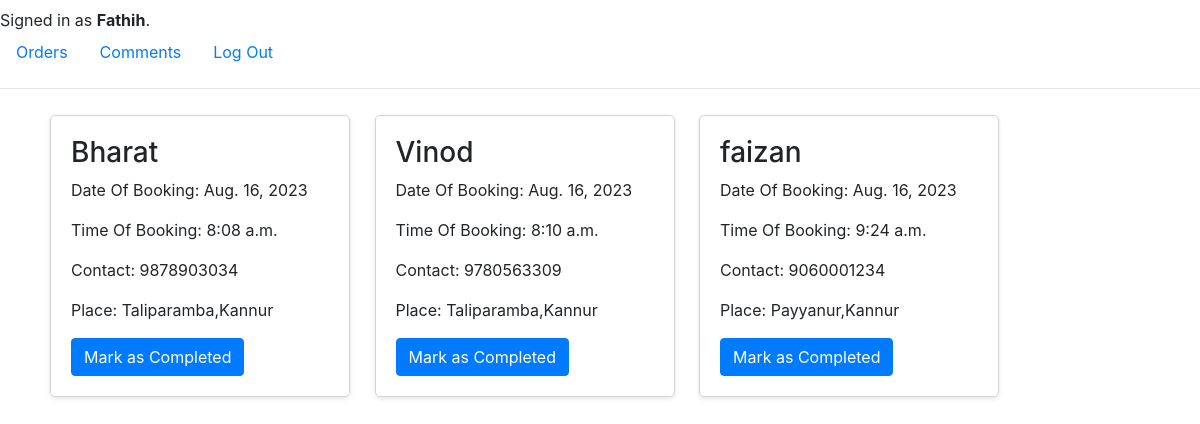
The page /orders (signed in) on the database its author committed.
### login/models.py (models this page shows, shortened)
class User(AbstractUser):
    certificate = models.FileField(upload_to='media/certificates', blank=True, null=True)
    phno=models.TextField(blank=True)
    def is_service_provider(self):
        return hasattr(self, 'sp')

class Booking(models.Model):
    user=models.ForeignKey(User, on_delete=models.CASCADE)
    sp=  models.ForeignKey(ServiceProvider, on_delete=models.CASCADE)
    datetime = models.DateTimeField(auto_now_add=True)
    viewed_at = models.DateTimeField(blank=True, null=True)
    district=models.TextField()
    city=models.TextField()
    complete=models.BooleanField(default=False)

### login/views.py (the view)
# urls.py: path("orders", views.orders, name="orders"),
def orders(request):
    if request.method=="POST":
        a=Booking.objects.get(id=request.POST['hidden-field'])
        a.complete=True
        a.save()
    if request.GET.get('link'):
        complete_orders = Booking.objects.filter(complete=True,user=request.user)
        pending_orders = Booking.objects.filter(complete=False,user=request.user)
        return render(request,'login/orders.html',{
            "complete_orders":complete_orders,"pending_orders":pending_orders,
            "sp":False
        })
    else:
        return render(request,'login/orders.html',{
            "orders":Booking.objects.filter(sp=ServiceProvider.objects.get(user=request.user),complete=False).order_by('datetime'),
            "sp":True
        })

### login/templates/login/orders.html (shortened to what this page needs)
{% extends "login/layout.html" %}
{% block body %}
{% if not sp %}
<link rel="stylesheet" href="https://maxcdn.bootstrapcdn.com/bootstrap/4.0.0/css/bootstrap.min.css">
<h2 style="font-size: 24px; margin: 50px;" class="text-center text-success font-italic">Completed Orders</h2>
<table class="table table-striped table-bordered table-hover">
    {% if complete_orders %}
    <thead class="thead-light">
        <tr>
            <th scope="col">#</th>
            <th scope="col">Order Date</th>
            <th scope="col">Service Provider</th>
        </tr>
    </thead>
    <tbody>
        {% for order in complete_orders %}
            <tr>
                <th scope="row">{{ forloop.counter }}</th>
                <td>{{ order.datetime.date }}</td>
                <td>{{ order.sp}}
                    <a style="float: right;" href="{% url 'comment' bid=order.id %}" >Please Give Your Feedback</a></td>
            </tr>
        {% endfor %}
    {% else %}
        <tr>
            <td colspan="3" class="text-secondary" style="text-align:center;  ">No Completed Orders for this User</td>
        </tr>
    {% endif %}
    </tbody>
</table>
<h2 style="font-size: 24px; margin: 60px;" class="text-center  text-danger font-italic">Pending Orders</h2>
<table class="table table-striped table-bordered table-hover">
    {% if pending_orders %}
    <thead class="thead-light">
        <tr>
            <th scope="col">#</th>
            <th scope="col">Order Date</th>
            <th scope="col">Service Provider</th>
        </tr>
    </thead>
    <tbody>
        {% for order in pending_orders %}
            <tr>
                <th scope="row">{{ forloop.counter }}</th>
                <td>{{ order.datetime.date }}</td>
                <td>{{ order.sp}}
                    <a class="text-danger" style="float: right;" href="{% url 'comment' bid=order.id %}?link=5" >Cancel Booking</a>
            </td>
            </tr>
            {% empty %}
        {% endfor %}
        {% else %}
        <tr>
            <td colspan="3" class="text-secondary" style="text-align:center;  ">No Pending Orders for this User</td>
        </tr>
    {% endif %}
    </tbody>
</table>
{% else %}
<ul>
    {% for booking in orders %}
    <div class="booking-card">
        <h3>{{ booking.user.username }}</h3>
        <p>Date Of Booking: {{ booking.datetime.date}}</p>
        <p>Time Of Booking: {{ booking.datetime.time}}</p>
        <p>Contact: {{ booking.user.phno}}</p>
        <p>Place: {{ booking.city}},{{booking.district }}</p>
        <form action="{% url 'orders' %}" method="post">
            <button type="submit" class="btn btn-primary">Mark as Completed</button>
        </form>
    </div>
    {% empty %}
    <div class="text-center">
    <td colspan="3" class="text-secondary"  ">No Pending Orders for this Service Provider</td>
    </div>
    {% endfor %}
</ul>
{% endif %}
{% endblock %}

### login/templates/login/layout.html (shortened to what this page needs)
{% load static %}
<!DOCTYPE html>
<html lang="en">
<head>
    <link rel="stylesheet" href="https://stackpath.bootstrapcdn.com/bootstrap/4.4.1/css/bootstrap.min.css"
>
</head>
<body>
    <div>
        {% if user.is_authenticated %}
        Signed in as <strong>{{ user.username }}</strong>.
        {% else %}
        <strong style="margin: 15px;">Not signed in.</strong>
        {% endif %}
    </div>
    <ul class="nav ">
        {% if user.is_authenticated %}
        {% if user.is_service_provider %}
        <li class="nav-item">
            <a class="nav-link" href="{% url 'orders' %}">Orders</a>
        </li>
        <li class="nav-item">
            <a class="nav-link" href="{% url 'getsp' username=request.user.username %}">Comments</a>
        </li>
        {% endif %}
        <li class="nav-item">
            <a class="nav-link" href="{% url 'logout' %}">Log Out</a>
        </li>
        {% endif %}
    </ul>
    <hr>
    {% block body %}
    {% endblock %}
</body>
</html>

### login/templates/login/orders.html (style rules this page uses)
.booking-card { display: inline-block; width: 300px; margin: 10px; padding: 20px; border: 1px solid lightgray; border-radius: 5px; box-shadow: 0 2px 4px rgba(0, 0, 0, 0.1); }
.booking-card h3 { margin-top: 0; }

### rows shown on the page
User: username "Fathih"
Booking: user.username "Bharat", datetime "Aug. 16, 2023", datetime.time "8:08 a.m.", user.phno "9878903034", city "Taliparamba", district "Kannur"
Booking: user.username "Vinod", datetime "Aug. 16, 2023", datetime.time "8:10 a.m.", user.phno "9780563309", city "Taliparamba", district "Kannur"
Booking: user.username "faizan", datetime "Aug. 16, 2023", datetime.time "9:24 a.m.", user.phno "9060001234", city "Payyanur", district "Kannur"
